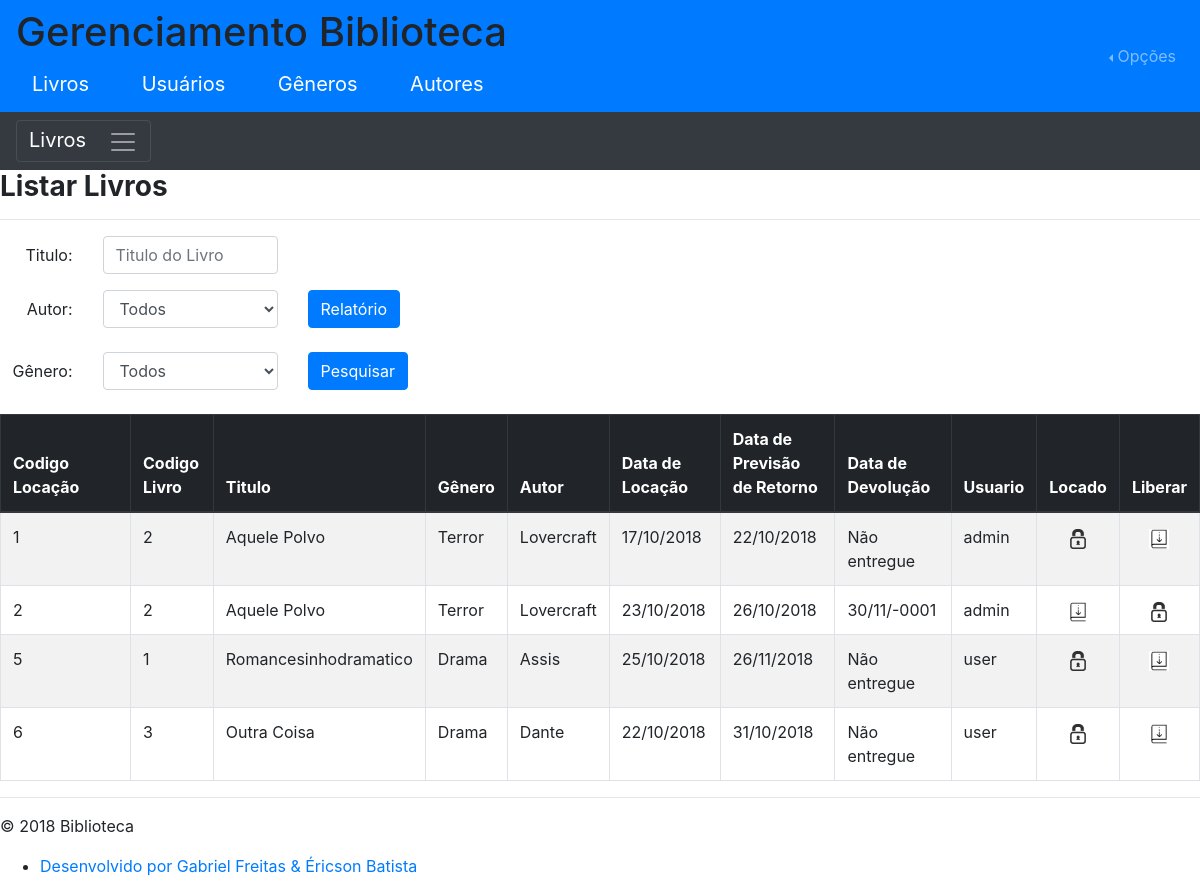
/view/locacao/listar.php (signed in), run on the app's committed database.
### tables this page shows
CREATE TABLE `livro` (
  `liv_codigo` int(11) NOT NULL,
  `liv_isbn` char(17) NOT NULL,
  `liv_titulo` varchar(200) NOT NULL,
  `gen_codigo` int(11) NOT NULL,
  `aut_codigo` int(11) NOT NULL,
  `liv_disponivel` char(1) NOT NULL,
  `liv_ativo` char(1) NOT NULL
);

CREATE TABLE `locacao` (
  `loc_codigo` int(11) NOT NULL,
  `liv_codigo` int(11) NOT NULL,
  `usu_login` char(11) NOT NULL,
  `loc_data_locacao` datetime NOT NULL,
  `loc_data_previsao_retorno` datetime NOT NULL,
  `loc_data_devolucao` datetime NOT NULL,
  `loc_ativa` char(1) NOT NULL
);

CREATE TABLE `genero` (
  `gen_codigo` int(11) NOT NULL,
  `gen_descricao` varchar(100) NOT NULL,
  `gen_ativo` char(1) NOT NULL
);

CREATE TABLE `autor` (
  `aut_codigo` int(11) NOT NULL,
  `aut_nome` varchar(100) NOT NULL,
  `aut_ativo` char(1) NOT NULL
);

### model/Locacao.php (called while the page is built, shortened)
<?php
class Locacao
{
    public static function Listarlivros($titulo=null, $autor=null, $genero=null,$usuario=null) {
        $conexao = Database::connect();
    	$sql = "SELECT lo.loc_codigo, ".
    	       "l.liv_codigo, ".
    	       "l.liv_titulo, ".
    	       "g.gen_descricao, ".
    	       "a.aut_nome, ".
    	       "l.liv_ativo, ".
    	       "lo.loc_data_locacao, ".
    	       "lo.loc_data_previsao_retorno, ".
    	       "lo.loc_data_devolucao, ".
    	       "lo.loc_ativa, ".
    	       "lo.usu_login ".
    	       "FROM livro as l, genero as g, autor as a, locacao as lo ".
    	       "WHERE l.liv_codigo=lo.liv_codigo AND l.gen_codigo=g.gen_codigo AND l.aut_codigo=a.aut_codigo";
        $stm= $conexao->prepare($sql);
        if (!$stm->execute()){
            return $stm->errorInfo();
        }
        $locacoes = array();
        while ($resultado= $stm->fetch(PDO::FETCH_ASSOC)){
            $locacoes[]= array("loc_codigo" => $resultado['loc_codigo'],
                               "liv_codigo" => $resultado['liv_codigo'],
                               "liv_ativo" => $resultado['liv_ativo'],
                               "liv_titulo" => $resultado['liv_titulo'],
                               "gen_descricao" => $resultado['gen_descricao'],
                               "aut_nome" => $resultado['aut_nome'],
                               "loc_data_locacao" => $resultado['loc_data_locacao'],
                               "loc_data_previsao_retorno" => $resultado['loc_data_previsao_retorno'],
                               "loc_data_devolucao" => $resultado['loc_data_devolucao'],
                               "usu_login" => $resultado['usu_login'],
                               "loc_ativa" => $resultado['loc_ativa']);
        }
        return $locacoes;
    }
}

### view/locacao/listar.php (the view, shortened to what this page needs)
<?php
require_once '..\cabecalho_geral.php';
require_once 'cabecalho.php';
$liv_titulo= isset($_POST['liv_nome'])?$_POST['liv_nome']:null;
$liv_autor= isset($_POST['liv_autor'])?$_POST['liv_autor']:null;
$liv_genero= isset($_POST['liv_genero'])?$_POST['liv_genero']:null;
$usuario = isset($_POST['usu_login'])?$_POST['usu_login']:null;
if($_SESSION['administrador'] == 'U'){
        		 $usuario=$_SESSION['login'];
}
else{
        		$usuario=null;
}
$resultado= Locacao::listarLivros($liv_titulo, $liv_autor, $liv_genero,$usuario);
?>
<div>
	<div>
		<form method='POST'>
			<div><h3 class="font-weight-bold">Listar Livros</h3><hr /></div>
        	<div class="form-group row">
        		<div class="col-sm-1" align="right">
        			<label class="col-form-label" for="liv_nome">Titulo:</label>
        		</div>
        		<div class="col-sm-2">
        			<input type='text' name='liv_nome' id='liv_nome' class="form-control" placeholder="Titulo do Livro" value='<?= $liv_titulo ?>'>
        		</div>
    		</div>
			<div class="form-group row">
        		<div class="col-sm-1" align="right">
	        		<label class="col-form-label" for="liv_autor" id='liv_autor'>Autor:</label>
	        	</div>
    	    	<div class="col-sm-2">
            		<select name='liv_autor' class="form-control">
            		        <option value=''>Todos</option>
            		</select>
            	</div>
        		<div class="col-sm-2">
        			<a href="..\pdf\gerar_pdf.php" target='_blank'  type='submit' action="..\pdf\gerar_pdf.php" class="btn btn-primary mb-2" name='Relatório' value='Relatorio' href="..\pdf\gerar_pdf.php">Relatório</a>
        		</div>
    		</div>
    		<div class="form-group row">
        		<div class="col-sm-1" align="right">
	        		<label class="col-form-label" for="liv_genero" id='"liv_genero"'>Gênero:</label>
	        	</div>
    	    	<div class="col-sm-2">
            		<select name='liv_genero' class="form-control">
            		        <option value=''>Todos</option>
            		</select>
            	</div>
        		<div class="col-sm-2">
        			<button  type='submit' class="btn btn-primary mb-2" name='Pesquisar' value='Pesquisar'>Pesquisar</button>
        		</div>
        	</div>
		</form>
        <table class="table table-striped table-bordered table-hover">
        	<thead class="thead-dark">
        	<tr>
        		<th style="width:130px">Codigo Locação</th>
        		<th>Codigo Livro</th>
        		<th>Titulo</th>
        		<th>Gênero</th>
        		<th>Autor</th>
        		<th>Data de Locação</th>
        		<th>Data de Previsão de Retorno</th>
        		<th>Data de Devolução</th>
        		<th>Usuario</th>
        		<?php if($_SESSION['administrador'] == 'A'){?>
        		      		<th style="width:60px">Locado</th>
        		      		<th style="width:60px">Liberar</th>
        		<?php }?>
        	</tr>
        	</thead>
        	<tbody>
        	<?php foreach($resultado as $chave): ?>
        	<tr>
        		<td><?= $chave["loc_codigo"] ?></td>
        		<td><?= $chave["liv_codigo"] ?></td>
        		<td><?= $chave["liv_titulo"] ?></td>
        		<td><?= $chave["gen_descricao"] ?></td>
        		<td><?= $chave["aut_nome"] ?></td>
        		<td><?= date('d/m/Y', strtotime($chave["loc_data_locacao"])) ?></td>
				<td><?= date('d/m/Y', strtotime($chave["loc_data_previsao_retorno"])) ?></td>
				<?php if($chave["loc_ativa"]=='S'){ ?>
				<td><?php echo 'Não entregue';?></td>
				<?php }else{?>
				<td><?= date('d/m/Y', strtotime($chave["loc_data_devolucao"])) ?></td>
				<?php }?>
				<td><?= $chave["usu_login"]?></td>
    			<?php if($_SESSION['administrador'] == 'A'){?>
            		<?php if($chave["loc_ativa"]=='S'){ ?>
            		<td class="text-center"><a href='#'><img src="../../img/block.png" width="20" title="Indisponivel" /></a></td>
   					<td class="text-center"><a href='listar.php?devolucao=true&codigoloc=<?=$chave["loc_codigo"]?>&codliv=<?=$chave["liv_codigo"] ?>'onclick="return confirm('Deseja devolver este livro?')" ><img src="../../img/locar.png" width="20" title="devolucao" /></a></td>
        		<?php }else{?>
					<td class="text-center"><a href='#' onclick="return confirm('Deseja devolver este livro?')" ><img src="../../img/locar.png" width="20" title="devolucao" /></a></td>
					<td class="text-center"><a href='#'><img src="../../img/block.png" width="20" title="Indisponivel" /></a></td>
        			<?php }?>
        		<?php }else{?>
        			<td class="text-center"><a href='listar.php?renovar=true&codigoloc=<?=$chave["loc_codigo"]?>'onclick="return confirm('Deseja renovar este livro?')" ><img src="../../img/locar.png" width="20" title="renovar" /></a></td>
        		<?php }?>
        	</tr>
        	<?php endforeach; ?>
        	</tbody>
        </table>
	</div>
</div>
<?php require_once '..\rodape_geral.php';

### view/cabecalho_geral.php (shortened to what this page needs)
<!DOCTYPE html>
<html lang="pt-br">
<head>
	<link rel="stylesheet" href="../../css/bootstrap.min.css">
</head>
<body>
	<div>
		<div>
			<div class="navbar navbar-expand-lg navbar-dark bg-primary">
    		    <div>
    		    	<h1>Gerenciamento Biblioteca</h1>
    		    	<?php if($_SESSION['administrador'] == 'A'){?>
	    		    	<a class="nav-item nav-link navbar-brand" href="../livro/listar.php">Livros</a>
        		    	<a class="nav-item nav-link navbar-brand" href="../usuario/listar.php">Usuários</a>
        				<a class="nav-item nav-link navbar-brand" href="../genero/listar.php">Gêneros</a>
        				<a class="nav-item nav-link navbar-brand" href="../autor/listar.php">Autores</a>
    		    	<?php }?>
    		    </div>
    		    <ul class="nav navbar-nav ml-auto justify-content-end">
					<li class="nav-item dropleft">
						<a class="nav-link dropdown-toggle" href="#" role="button" data-toggle="dropdown" aria-haspopup="true" aria-expanded="false">Opções</a>
					</li>
				</ul>
			</div>
		</div>
	</div>
</body>
</html>

### view/locacao/cabecalho.php (shortened to what this page needs)
<?php
require_once '..\..\model\Locacao.php';
?>
<div class="pos-f-t">
      <nav class="navbar navbar-dark bg-dark">
        <button class="navbar-toggler" type="button" data-toggle="collapse" data-target="#navbarToggleExternalContent" aria-controls="navbarToggleExternalContent" aria-expanded="false" aria-label="Toggle navigation">
          <span class="navbar-brand">Livros</span>
          <span class="navbar-toggler-icon"></span>
        </button>
      </nav>
    </div>

### view/rodape_geral.php
      <footer class="text-left">
      	<hr/>
        <p>&copy; 2018 Biblioteca</p>
        <ul>
          <li><a href="#">Desenvolvido por Gabriel Freitas & Éricson Batista </a></li>
        </ul>
      </footer>
	</body>
</html>

### data on the page
livro: locacao.loc_codigo "1", liv_codigo "2", liv_titulo "Aquele Polvo", gen_codigo.gen_descricao "Terror", aut_codigo.aut_nome "Lovercraft", locacao.loc_data_locacao "17/10/2018", locacao.loc_data_previsao_retorno "22/10/2018", shows "Não entregue", locacao.usu_login "admin", locacao.loc_codigo "2", locacao.loc_data_locacao "23/10/2018", locacao.loc_data_previsao_retorno "26/10/2018", locacao.loc_data_devolucao "30/11/-0001"
livro: locacao.loc_codigo "5", liv_codigo "1", liv_titulo "Romancesinhodramatico", gen_codigo.gen_descricao "Drama", aut_codigo.aut_nome "Assis", locacao.loc_data_locacao "25/10/2018", locacao.loc_data_previsao_retorno "26/11/2018", shows "Não entregue", locacao.usu_login "user"
livro: locacao.loc_codigo "6", liv_codigo "3", liv_titulo "Outra Coisa", gen_codigo.gen_descricao "Drama", aut_codigo.aut_nome "Dante", locacao.loc_data_locacao "22/10/2018", locacao.loc_data_previsao_retorno "31/10/2018", shows "Não entregue", locacao.usu_login "user"
